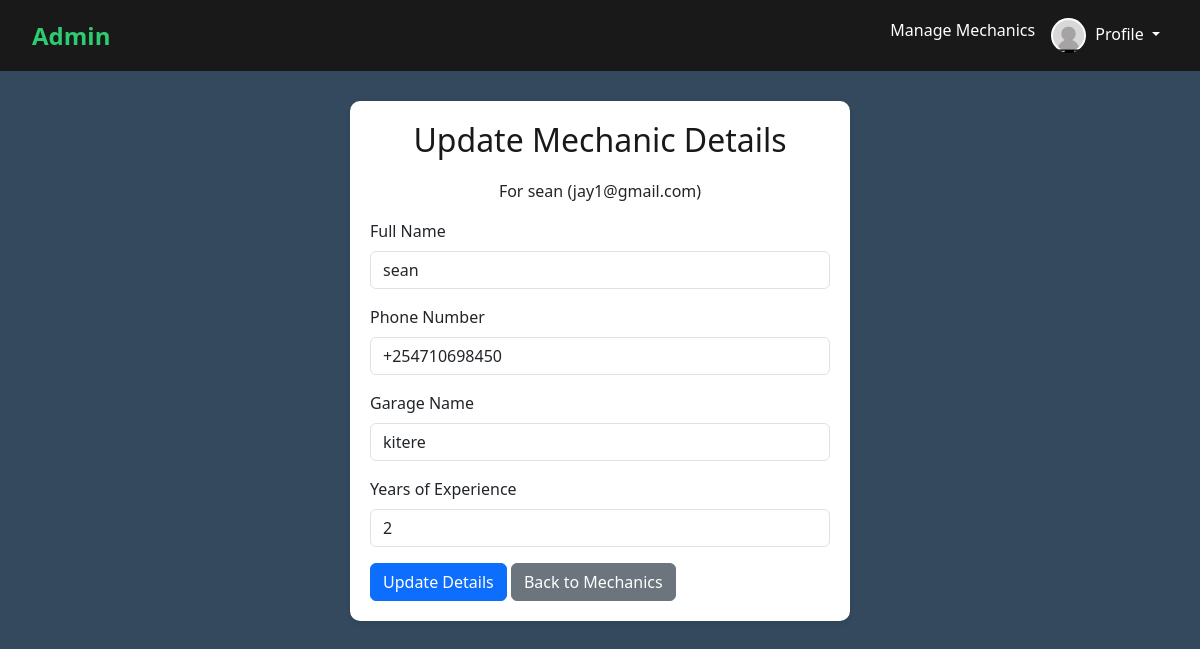
The page /loginup/admin_update_mechanic.php?mechanic_email=jay1@gmail.com (signed in) on the database as committed earlier.
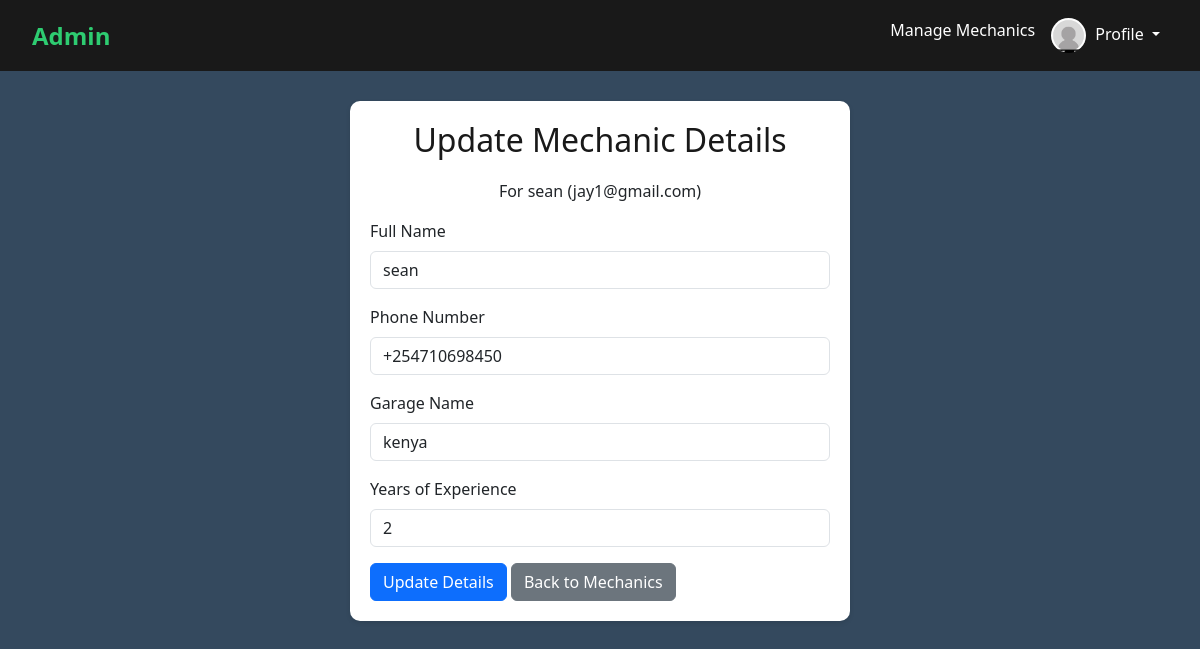
The same page on the database as committed later.
### tables this page shows
CREATE TABLE `mechanics` (
  `id` int(11) NOT NULL,
  `email` varchar(255) NOT NULL,
  `full_name` varchar(255) NOT NULL,
  `phone_number` varchar(20) NOT NULL,
  `garage_name` varchar(255) NOT NULL,
  `experience` int(11) NOT NULL,
  `latitude` decimal(10,8) NOT NULL,
  `longitude` decimal(11,8) NOT NULL,
  `services_offered` text NOT NULL,
  `password` varchar(255) NOT NULL,
  `created_at` timestamp NOT NULL DEFAULT current_timestamp()
);

### loginup/admin_update_mechanic.php (the view, shortened to what this page needs)
<?php
require 'db_connect.php';
$mechanic_email = $_GET['mechanic_email'];
$stmt = $conn->prepare("SELECT email, full_name, phone_number, garage_name, experience FROM mechanics WHERE email = ?");
$stmt->bind_param("s", $mechanic_email);
$stmt->execute();
$result = $stmt->get_result();
$mechanic = $result->fetch_assoc();
?>
<!DOCTYPE html>
<html lang="en">
<head>
  <link href="https://cdn.jsdelivr.net/npm/bootstrap@5.3.0/dist/css/bootstrap.min.css" rel="stylesheet">
</head>
<body>
  <div id="main-content">
  <nav class="navbar navbar-expand-lg navbar-custom">
    <div class="container-fluid">
      <a class="navbar-brand" href="#">Admin</a>
      <div class="collapse navbar-collapse" id="adminNavbar">
        <ul class="navbar-nav ms-auto">
          <li class="nav-item"><a class="nav-link" href="admin_mechanics.php">Manage Mechanics</a></li>
          <li class="nav-item dropdown">
            <a class="nav-link dropdown-toggle" href="#" id="profileDropdown" role="button" data-bs-toggle="dropdown">
              <img src="../img/profile.jpeg" alt="Profile" class="profile-pic">
              <span>Profile</span>
            </a>
          </li>
        </ul>
      </div>
    </div>
  </nav>
  <div class="container">
    <h2>Update Mechanic Details</h2>
    <p class="text-center">For <?php echo htmlspecialchars($mechanic['full_name']); ?> (<?php echo htmlspecialchars($mechanic['email']); ?>)</p>
    <form action="admin_update_mechanic.php?mechanic_email=<?php echo urlencode($mechanic_email); ?>" method="post">
      <div class="mb-3">
        <label for="full_name" class="form-label">Full Name</label>
        <input type="text" class="form-control" id="full_name" name="full_name" value="<?php echo htmlspecialchars($mechanic['full_name']); ?>" required>
      </div>
      <div class="mb-3">
        <label for="phone_number" class="form-label">Phone Number</label>
        <input type="text" class="form-control" id="phone_number" name="phone_number" value="<?php echo htmlspecialchars($mechanic['phone_number']); ?>" required>
      </div>
      <div class="mb-3">
        <label for="garage_name" class="form-label">Garage Name</label>
        <input type="text" class="form-control" id="garage_name" name="garage_name" value="<?php echo htmlspecialchars($mechanic['garage_name']); ?>" required>
      </div>
      <div class="mb-3">
        <label for="experience" class="form-label">Years of Experience</label>
        <input type="number" class="form-control" id="experience" name="experience" value="<?php echo htmlspecialchars($mechanic['experience']); ?>" required>
      </div>
      <button type="submit" class="btn btn-primary">Update Details</button>
      <a href="admin_mechanics.php" class="btn btn-secondary">Back to Mechanics</a>
    </form>
  </div>
</body>
</html>

Rows that differ between the two databases and show on the page:
changed mechanics "sean": garage_name "kitere" → "kenya"
